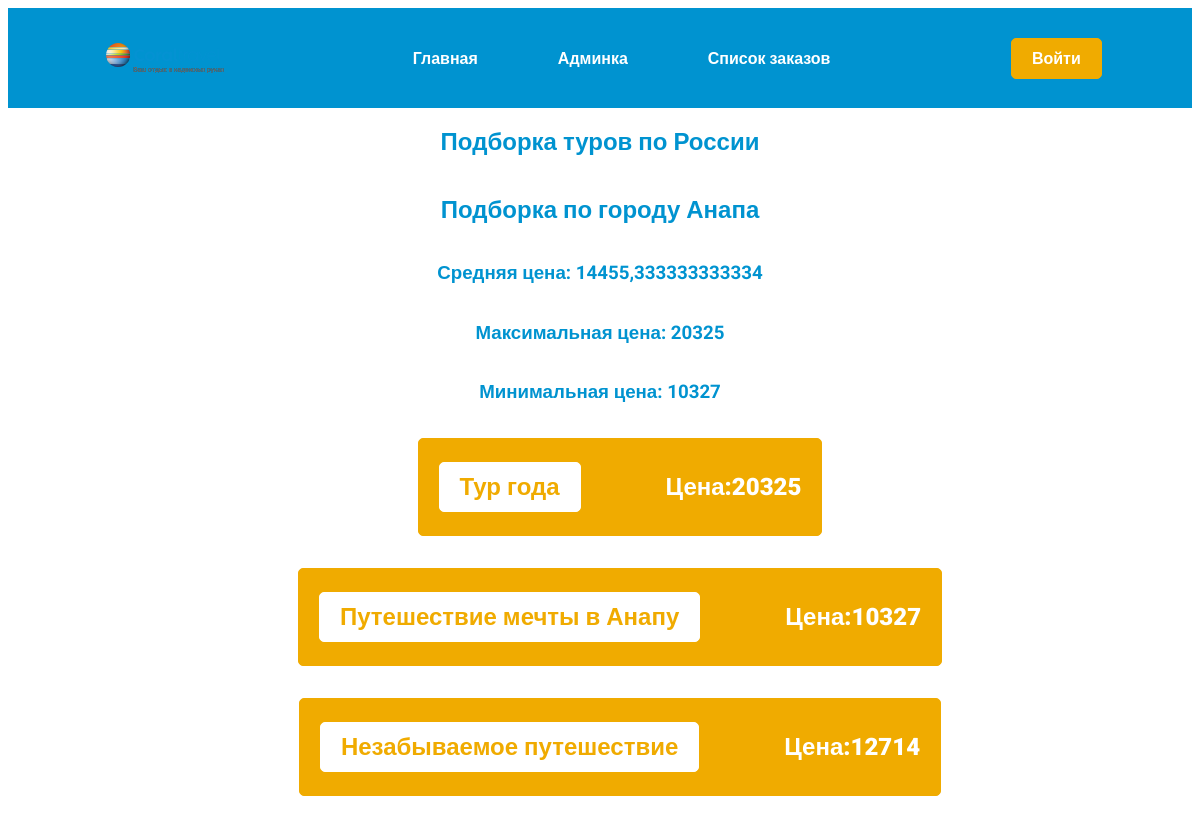
The page /offers/anapa on the database its author committed.
### travels/models.py (models this page shows, shortened)
class City(models.Model):
	name = models.CharField(max_length=40)
	slug = models.SlugField(default='', null=False, blank=True)
	history = HistoricalRecords()

class Service(models.Model):
	EUR = 'EUR'
	USD = 'USD'
	RUB = 'RUB'
	CURRENCY_CHOICES = [
        (EUR, 'Euro'),
        (USD, 'Dollars'),
        (RUB, 'Rubles'),
    ]
	title = models.CharField(max_length=40)
	slug = models.SlugField(default='', null=False, blank=True)
	offers = models.ForeignKey(City, on_delete=models.PROTECT, null=True, blank=True)
	price = models.IntegerField(default='10325', validators=[validate_price])
	currency = models.CharField(max_length=3, choices=CURRENCY_CHOICES, default='RUB')
	history = HistoricalRecords()
	def get_url(self):
		return reverse('tour-detail', args=[self.slug])

### travels/views.py (the view)
# urls.py: path('offers/<slug:slug_city_offers>', views.city_offers, name='city_offers-detail'),
def city_offers(request, slug_city_offers:str):
	city_offers = get_object_or_404(City, slug=slug_city_offers)
	services = Service.objects.filter(offers=city_offers.id)
	agg = services.aggregate(Avg('price'), Max('price'), Min('price'))
	return render(request, 'travels/city_offers.html', {'city_offers': city_offers, 'agg':agg, 'services': services})

### travels/templates/travels/city_offers.html (shortened to what this page needs)
{%extends 'travels/base.html'%}
{% block content %}
	<section class="offers">
		<div class="main__wrapper">
			<h1>Подборка туров по России</h1>
			<h2>Подборка по городу {{city_offers.name}}</h2>
			<h3>Средняя цена: {{ agg.price__avg }}</h3>
			<h3>Максимальная цена: {{ agg.price__max }}</h3>
			<h3>Минимальная цена: {{ agg.price__min }}</h3>
			<ul>
				{% for service in services  %}
					<li class="offers__item">
						<a class="offers__link" href="{{service.get_url}}">{{ service.title }}</a>
						<p class="offers__price">Цена:{{service.price}}</p>
					</li>
				{% endfor %}
			</ul>
		</div>
	</section>
{% endblock %}

### travels/static/travels/css/style.css (style rules this page uses)
html { font-family: "Roboto", sans-serif; }
h1 { color: #0093D0; font-weight: 900; }
a { text-decoration: none; color: #0093D0; font-weight: 700; }
li { list-style-type: none; }
.main__wrapper { max-width: 1200px; margin: 0 auto; display: flex; flex-direction: column; align-items: center; }
.main__wrapper ul { display: flex; flex-direction: column; row-gap: 25px; align-items: center; }
p { color: #0093D0; }
.offers__item { display: flex; flex-direction: row; align-items: center; column-gap: 85px; justify-content: space-between; padding: 10px 20px; background-color: #F0AB00; border: 1px solid #F0AB00; border-radius: 5px; margin-bottom: 7px; }
h3, h2 { color: #0093D0; }
.offers__link { color: #F0AB00; font-size: 24px; border: 1px solid white; border-radius: 5px; background-color: white; padding: 10px 20px; }
.offers__price { font-weight: 900; font-size: 24px; coLor: white; }

### rows shown on the page
City: name "Анапа"
Service: title "Тур года", price "20325"
Service: title "Путешествие мечты в Анапу", price "10327"
Service: title "Незабываемое путешествие", price "12714"

### other values the page prints
{{ agg.price__avg }} "14455,333333333334"
{{ agg.price__max }} "20325"
{{ agg.price__min }} "10327"
